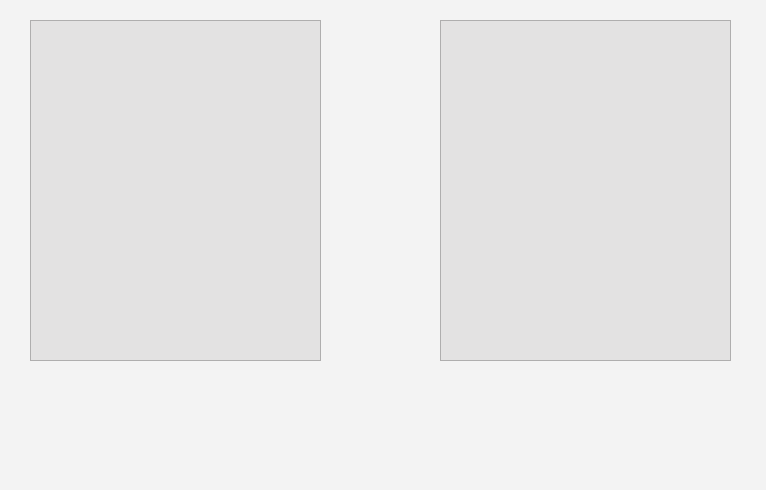
<?xml version="1.0" encoding="UTF-8"?>
<ui version="4.0">
 <class>FileExplorer</class>
 <widget class="QMainWindow" name="FileExplorer">
  <property name="enabled">
   <bool>true</bool>
  </property>
  <property name="geometry">
   <rect>
    <x>0</x>
    <y>0</y>
    <width>766</width>
    <height>490</height>
   </rect>
  </property>
  <property name="windowTitle">
   <string>FileExplorer</string>
  </property>
  <property name="styleSheet">
   <string notr="true">color: rgb(238, 238, 236);
background-color: rgb(243, 243, 243);</string>
  </property>
  <widget class="QWidget" name="centralwidget">
   <widget class="QPushButton" name="deleteLeft">
    <property name="geometry">
     <rect>
      <x>260</x>
      <y>380</y>
      <width>51</width>
      <height>61</height>
     </rect>
    </property>
    <property name="text">
     <string/>
    </property>
    <property name="icon">
     <iconset resource="icons.qrc">
      <normaloff>:/svgs/svg/delete.svg</normaloff>:/svgs/svg/delete.svg</iconset>
    </property>
    <property name="iconSize">
     <size>
      <width>60</width>
      <height>60</height>
     </size>
    </property>
    <property name="flat">
     <bool>true</bool>
    </property>
   </widget>
   <widget class="QListWidget" name="leftTree">
    <property name="geometry">
     <rect>
      <x>30</x>
      <y>20</y>
      <width>291</width>
      <height>341</height>
     </rect>
    </property>
    <property name="styleSheet">
     <string notr="true">background-color: rgb(227, 226, 226);</string>
    </property>
   </widget>
   <widget class="QPushButton" name="addDirectoryLeft">
    <property name="geometry">
     <rect>
      <x>140</x>
      <y>380</y>
      <width>81</width>
      <height>61</height>
     </rect>
    </property>
    <property name="text">
     <string/>
    </property>
    <property name="icon">
     <iconset resource="icons.qrc">
      <normaloff>:/svgs/svg/folder.svg</normaloff>:/svgs/svg/folder.svg</iconset>
    </property>
    <property name="iconSize">
     <size>
      <width>80</width>
      <height>60</height>
     </size>
    </property>
    <property name="flat">
     <bool>true</bool>
    </property>
   </widget>
   <widget class="QPushButton" name="addFileLeft">
    <property name="geometry">
     <rect>
      <x>60</x>
      <y>380</y>
      <width>41</width>
      <height>61</height>
     </rect>
    </property>
    <property name="text">
     <string/>
    </property>
    <property name="icon">
     <iconset resource="icons.qrc">
      <normaloff>:/svgs/svg/file.svg</normaloff>:/svgs/svg/file.svg</iconset>
    </property>
    <property name="iconSize">
     <size>
      <width>60</width>
      <height>60</height>
     </size>
    </property>
    <property name="flat">
     <bool>true</bool>
    </property>
   </widget>
   <widget class="QListWidget" name="rightTree">
    <property name="geometry">
     <rect>
      <x>440</x>
      <y>20</y>
      <width>291</width>
      <height>341</height>
     </rect>
    </property>
    <property name="styleSheet">
     <string notr="true">background-color: rgb(227, 226, 226);</string>
    </property>
   </widget>
   <widget class="QPushButton" name="deleteRight">
    <property name="geometry">
     <rect>
      <x>670</x>
      <y>380</y>
      <width>51</width>
      <height>61</height>
     </rect>
    </property>
    <property name="text">
     <string/>
    </property>
    <property name="icon">
     <iconset resource="icons.qrc">
      <normaloff>:/svgs/svg/delete.svg</normaloff>:/svgs/svg/delete.svg</iconset>
    </property>
    <property name="iconSize">
     <size>
      <width>60</width>
      <height>60</height>
     </size>
    </property>
    <property name="flat">
     <bool>true</bool>
    </property>
   </widget>
   <widget class="QPushButton" name="addDirectoryLeft_2">
    <property name="geometry">
     <rect>
      <x>570</x>
      <y>380</y>
      <width>81</width>
      <height>61</height>
     </rect>
    </property>
    <property name="text">
     <string/>
    </property>
    <property name="icon">
     <iconset resource="icons.qrc">
      <normaloff>:/svgs/svg/folder.svg</normaloff>:/svgs/svg/folder.svg</iconset>
    </property>
    <property name="iconSize">
     <size>
      <width>80</width>
      <height>60</height>
     </size>
    </property>
    <property name="flat">
     <bool>true</bool>
    </property>
   </widget>
   <widget class="QPushButton" name="addFileLeft_2">
    <property name="geometry">
     <rect>
      <x>490</x>
      <y>380</y>
      <width>41</width>
      <height>61</height>
     </rect>
    </property>
    <property name="text">
     <string/>
    </property>
    <property name="icon">
     <iconset resource="icons.qrc">
      <normaloff>:/svgs/svg/file.svg</normaloff>:/svgs/svg/file.svg</iconset>
    </property>
    <property name="iconSize">
     <size>
      <width>60</width>
      <height>60</height>
     </size>
    </property>
    <property name="flat">
     <bool>true</bool>
    </property>
   </widget>
   <widget class="QPushButton" name="left2right">
    <property name="geometry">
     <rect>
      <x>340</x>
      <y>110</y>
      <width>91</width>
      <height>61</height>
     </rect>
    </property>
    <property name="text">
     <string/>
    </property>
    <property name="icon">
     <iconset resource="icons.qrc">
      <normaloff>:/svgs/svg/left2right.svg</normaloff>:/svgs/svg/left2right.svg</iconset>
    </property>
    <property name="iconSize">
     <size>
      <width>80</width>
      <height>80</height>
     </size>
    </property>
    <property name="flat">
     <bool>true</bool>
    </property>
   </widget>
   <widget class="QPushButton" name="right2left">
    <property name="geometry">
     <rect>
      <x>340</x>
      <y>190</y>
      <width>91</width>
      <height>61</height>
     </rect>
    </property>
    <property name="text">
     <string/>
    </property>
    <property name="icon">
     <iconset resource="icons.qrc">
      <normaloff>:/svgs/svg/right2left.svg</normaloff>:/svgs/svg/right2left.svg</iconset>
    </property>
    <property name="iconSize">
     <size>
      <width>80</width>
      <height>80</height>
     </size>
    </property>
    <property name="flat">
     <bool>true</bool>
    </property>
   </widget>
  </widget>
  <widget class="QStatusBar" name="statusbar"/>
 </widget>
 <resources>
  <include location="icons.qrc"/>
 </resources>
 <connections/>
</ui>
